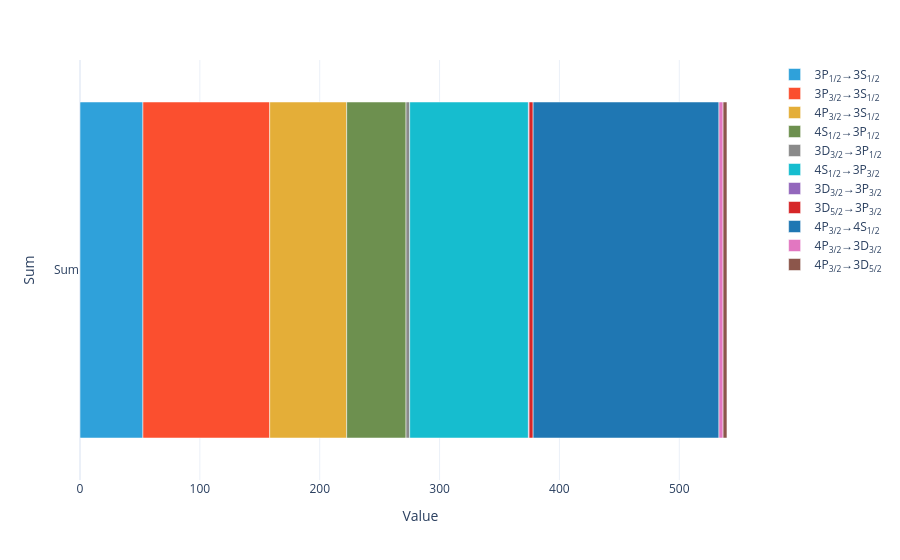

The notebook cell saved with this chart:
### Markdown cell above
Plot the total return flux for each transition as a bar chart:

### Code cell
model.total_flux(sol).visualize()

### Figure 1 — Plotly figure (JSON) as saved in the notebook; plotly's stock layout.template omitted (floating-point values rounded to 4 significant figures)
{"data": [{"hovertemplate": "Transition=3P<sub>1/2</sub>→3S<sub>1/2</sub><br>Value=%{x}<br>Sum=%{y}<extra></extra>", "legendgroup": "3P<sub>1/2</sub>→3S<sub>1/2</sub>", "marker": {"color": "#2fa1da", "pattern": {"shape": ""}}, "name": "3P<sub>1/2</sub>→3S<sub>1/2</sub>", "orientation": "h", "showlegend": true, "textposition": "auto", "type": "bar", "x": [52.49], "xaxis": "x", "y": ["Sum"], "yaxis": "y"}, {"hovertemplate": "Transition=3P<sub>3/2</sub>→3S<sub>1/2</sub><br>Value=%{x}<br>Sum=%{y}<extra></extra>", "legendgroup": "3P<sub>3/2</sub>→3S<sub>1/2</sub>", "marker": {"color": "#fb4f2f", "pattern": {"shape": ""}}, "name": "3P<sub>3/2</sub>→3S<sub>1/2</sub>", "orientation": "h", "showlegend": true, "textposition": "auto", "type": "bar", "x": [105.8], "xaxis": "x", "y": ["Sum"], "yaxis": "y"}, {"hovertemplate": "Transition=4P<sub>3/2</sub>→3S<sub>1/2</sub><br>Value=%{x}<br>Sum=%{y}<extra></extra>", "legendgroup": "4P<sub>3/2</sub>→3S<sub>1/2</sub>", "marker": {"color": "#e4ae38", "pattern": {"shape": ""}}, "name": "4P<sub>3/2</sub>→3S<sub>1/2</sub>", "orientation": "h", "showlegend": true, "textposition": "auto", "type": "bar", "x": [64.22], "xaxis": "x", "y": ["Sum"], "yaxis": "y"}, {"hovertemplate": "Transition=4S<sub>1/2</sub>→3P<sub>1/2</sub><br>Value=%{x}<br>Sum=%{y}<extra></extra>", "legendgroup": "4S<sub>1/2</sub>→3P<sub>1/2</sub>", "marker": {"color": "#6d904f", "pattern": {"shape": ""}}, "name": "4S<sub>1/2</sub>→3P<sub>1/2</sub>", "orientation": "h", "showlegend": true, "textposition": "auto", "type": "bar", "x": [49.52], "xaxis": "x", "y": ["Sum"], "yaxis": "y"}, {"hovertemplate": "Transition=3D<sub>3/2</sub>→3P<sub>1/2</sub><br>Value=%{x}<br>Sum=%{y}<extra></extra>", "legendgroup": "3D<sub>3/2</sub>→3P<sub>1/2</sub>", "marker": {"color": "#8a8a8a", "pattern": {"shape": ""}}, "name": "3D<sub>3/2</sub>→3P<sub>1/2</sub>", "orientation": "h", "showlegend": true, "textposition": "auto", "type": "bar", "x": [3.047], "xaxis": "x", "y": ["Sum"], "yaxis": "y"}, {"hovertemplate": "Transition=4S<sub>1/2</sub>→3P<sub>3/2</sub><br>Value=%{x}<br>Sum=%{y}<extra></extra>", "legendgroup": "4S<sub>1/2</sub>→3P<sub>3/2</sub>", "marker": {"color": "#16bdcf", "pattern": {"shape": ""}}, "name": "4S<sub>1/2</sub>→3P<sub>3/2</sub>", "orientation": "h", "showlegend": true, "textposition": "auto", "type": "bar", "x": [99.05], "xaxis": "x", "y": ["Sum"], "yaxis": "y"}, {"hovertemplate": "Transition=3D<sub>3/2</sub>→3P<sub>3/2</sub><br>Value=%{x}<br>Sum=%{y}<extra></extra>", "legendgroup": "3D<sub>3/2</sub>→3P<sub>3/2</sub>", "marker": {"color": "#9367bc", "pattern": {"shape": ""}}, "name": "3D<sub>3/2</sub>→3P<sub>3/2</sub>", "orientation": "h", "showlegend": true, "textposition": "auto", "type": "bar", "x": [0.5793], "xaxis": "x", "y": ["Sum"], "yaxis": "y"}, {"hovertemplate": "Transition=3D<sub>5/2</sub>→3P<sub>3/2</sub><br>Value=%{x}<br>Sum=%{y}<extra></extra>", "legendgroup": "3D<sub>5/2</sub>→3P<sub>3/2</sub>", "marker": {"color": "#d62628", "pattern": {"shape": ""}}, "name": "3D<sub>5/2</sub>→3P<sub>3/2</sub>", "orientation": "h", "showlegend": true, "textposition": "auto", "type": "bar", "x": [3.368], "xaxis": "x", "y": ["Sum"], "yaxis": "y"}, {"hovertemplate": "Transition=4P<sub>3/2</sub>→4S<sub>1/2</sub><br>Value=%{x}<br>Sum=%{y}<extra></extra>", "legendgroup": "4P<sub>3/2</sub>→4S<sub>1/2</sub>", "marker": {"color": "#1f77b3", "pattern": {"shape": ""}}, "name": "4P<sub>3/2</sub>→4S<sub>1/2</sub>", "orientation": "h", "showlegend": true, "textposition": "auto", "type": "bar", "x": [155.1], "xaxis": "x", "y": ["Sum"], "yaxis": "y"}, {"hovertemplate": "Transition=4P<sub>3/2</sub>→3D<sub>3/2</sub><br>Value=%{x}<br>Sum=%{y}<extra></extra>", "legendgroup": "4P<sub>3/2</sub>→3D<sub>3/2</sub>", "marker": {"color": "#e277c1", "pattern": {"shape": ""}}, "name": "4P<sub>3/2</sub>→3D<sub>3/2</sub>", "orientation": "h", "showlegend": true, "textposition": "auto", "type": "bar", "x": [3.433], "xaxis": "x", "y": ["Sum"], "yaxis": "y"}, {"hovertemplate": "Transition=4P<sub>3/2</sub>→3D<sub>5/2</sub><br>Value=%{x}<br>Sum=%{y}<extra></extra>", "legendgroup": "4P<sub>3/2</sub>→3D<sub>5/2</sub>", "marker": {"color": "#8c564b", "pattern": {"shape": ""}}, "name": "4P<sub>3/2</sub>→3D<sub>5/2</sub>", "orientation": "h", "showlegend": true, "textposition": "auto", "type": "bar", "x": [3.228], "xaxis": "x", "y": ["Sum"], "yaxis": "y"}], "layout": {"barmode": "relative", "legend": {"title": {}, "tracegroupgap": 0}, "margin": {"t": 60}, "xaxis": {"anchor": "y", "domain": [0, 1], "title": {"text": "Value"}}, "yaxis": {"anchor": "x", "domain": [0, 1], "title": {"text": "Sum"}}}}
